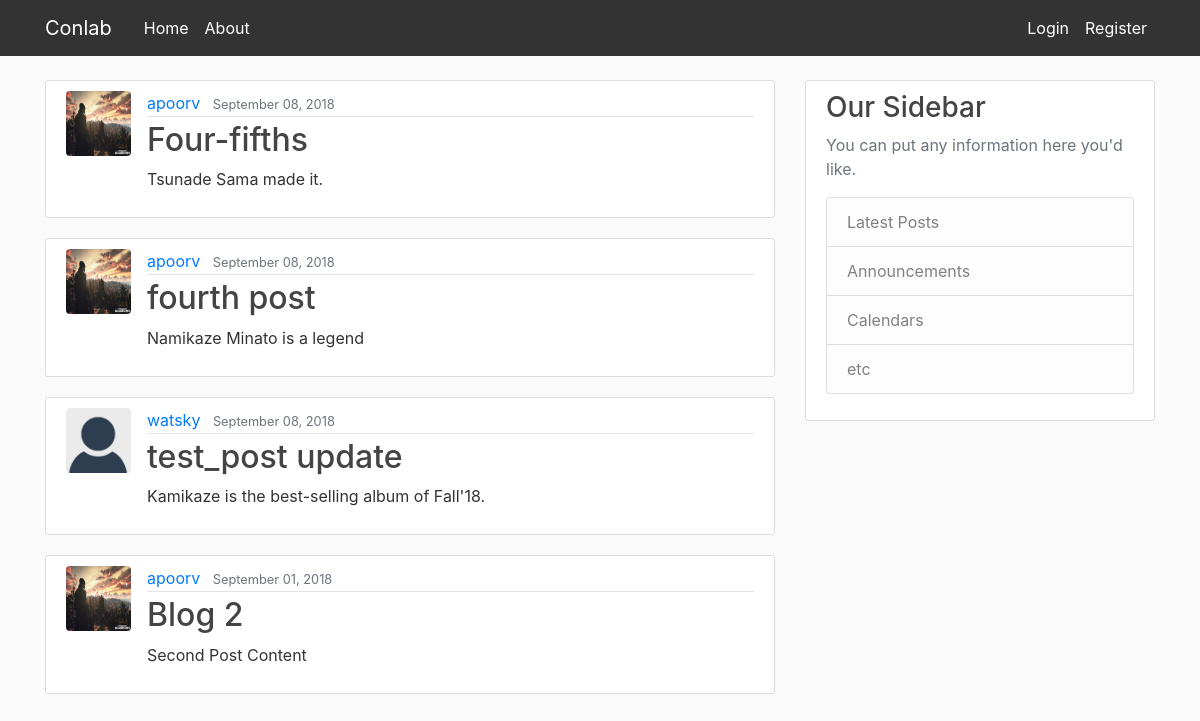
/, run on an earlier commit of the app's database.
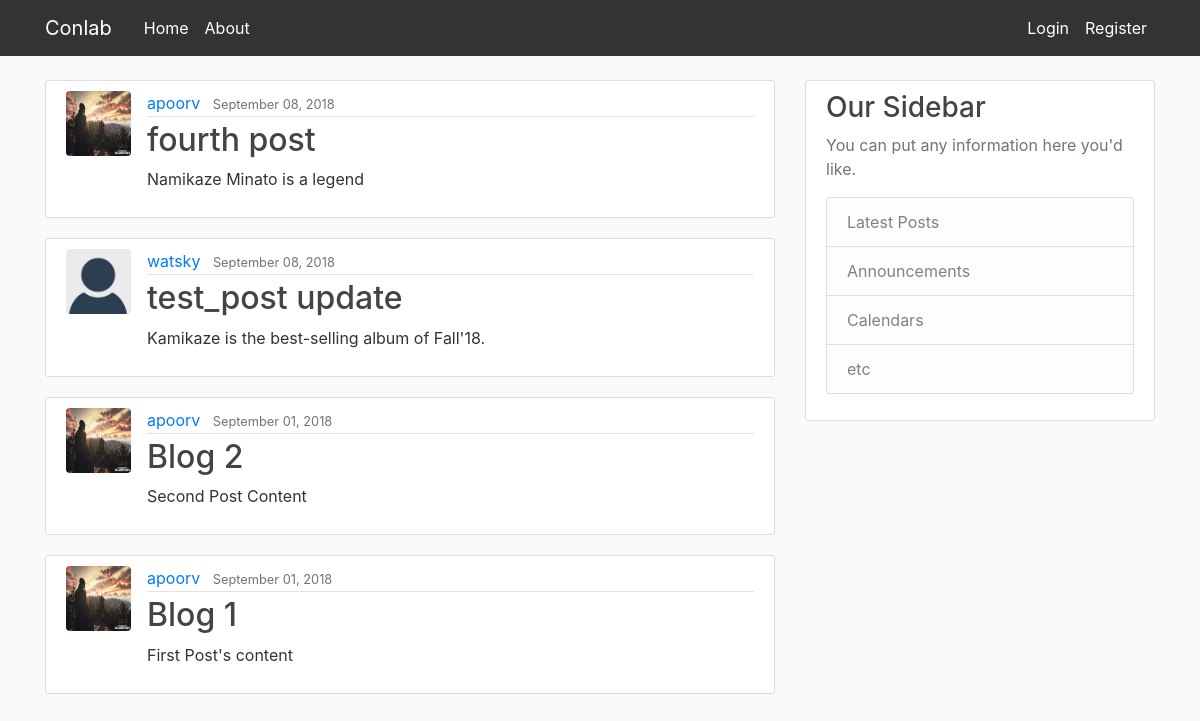
And on a later commit of the database.
### blog/models.py (models this page shows, shortened)
class Post(models.Model):
    title = models.CharField(max_length=120)
    content = models.TextField()
    date_posted = models.DateTimeField(default=timezone.now)
    author = models.ForeignKey(User, on_delete=models.CASCADE)

### users/models.py (models this page shows, shortened)
class Profile(models.Model):
    user = models.OneToOneField(User, on_delete=models.CASCADE)
    image = models.ImageField(default='default.jpg', upload_to='profile_pics')

### blog/views.py (the view)
# urls.py: path('', PostListView.as_view(), name='blog-home'),
class PostListView(ListView):
    model = Post
    template_name = 'blog/home.html'
    context_object_name = 'post1'
    ordering = ['-date_posted']
    paginate_by = 4

### blog/templates/blog/home.html
{% extends "blog/base.html" %}
{% block content %}
    {% for post in post1 %}
        <article class="media content-section">
          <img class="rounded circle article-img" src="{{ post.author.profile.image.url }}">
          <div class="media-body">
            <div class="article-metadata">
              <a class="mr-2" href="#">{{ post.author }}</a>
              <small class="text-muted">{{ post.date_posted|date:"F d, Y" }}</small>
            </div>
            <h2><a class="article-title" href="{% url 'post-detail' post.id %}">{{ post.title }}</a></h2>
            <p class="article-content">{{ post.content }}</p>
          </div>
        </article>
    {% endfor %}
{% endblock %}

What changed in the data, as far as the page shows it:
removed Post: author.profile.image (picture), author "apoorv", date_posted "September 08, 2018", title "Four-fifths", content "Tsunade Sama made it."
now on this page (row unchanged): Post: author.profile.image (picture), author "apoorv", date_posted "September 01, 2018", title "Blog 1", content "First Post's content"
